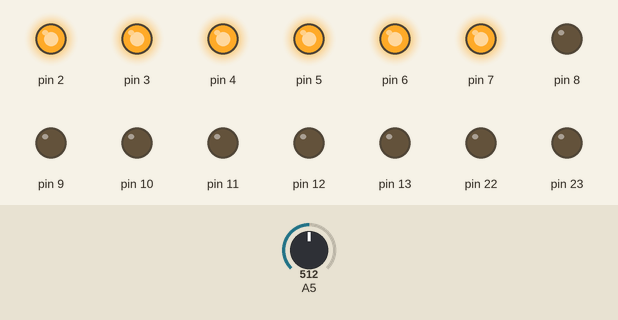
The sketch below on a simulated Arduino Uno, built with avr-gcc and run on an emulated ATmega328P. Parts: output pins drawn as LEDs (lit = HIGH). Inputs (shaded band) come from the test bench; at power-on: A5 = 512. Pins used as bus, display or sensor lines are not drawn; what the sketch prints to the serial monitor is not drawn.

Above: at 0.8 s.
0.9 s: A5 set to 27
2.4 s: A5 set to 21
At 3.1 s:
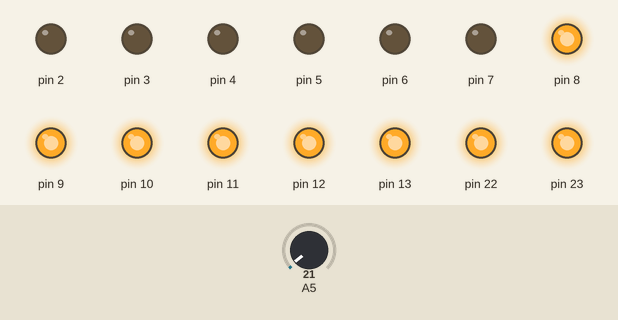
3.9 s: A5 set to 122
At 4.3 s:
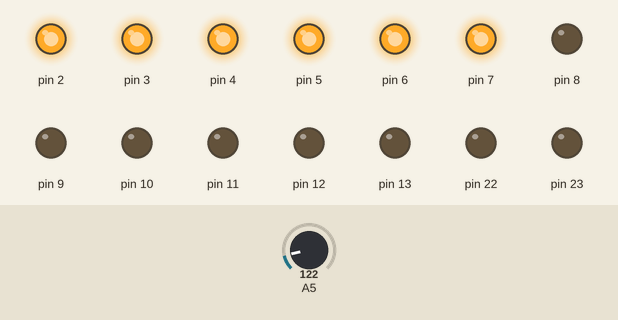
5.4 s: A5 set to 15
At 6.6 s:
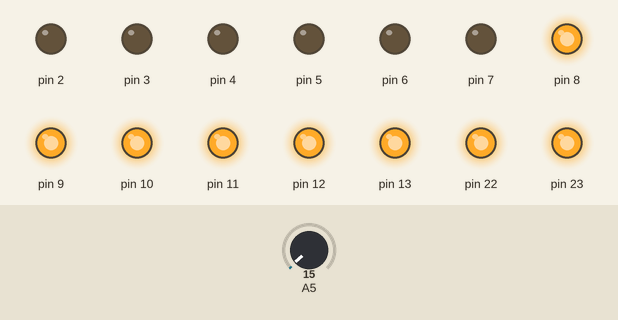
Timing chart, 0 to 7.9 s (numbered marks = the images above; inputs shaded):
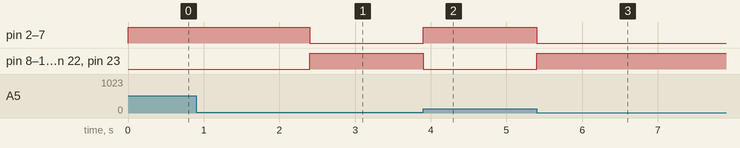

The sketch:

Exp_18_Obs_2.ino
```cpp
#include<avr/io.h>
#include<util/delay.h>
#define checkbit(x,y)((x)&(y))
#define bitn(p)(0x01<<(p))
int main(void)
{
  int HI;
  DDRB = 0xFF;
  DDRD = 0xFF;
  Serial.begin(2000000);
  while(1)
 {
  ADMUX =0x45;
  ADCSRA = 0xC7;
  while(checkbit(ADCSRA,bitn(ADSC)));
  HI=ADCW;
  Serial.println(HI);
  if(HI<25)
 {
  PORTB =0xFF;
  PORTD =0x00;
 }
  else
 {
  PORTB =0x00;
  PORTD =0xFF;
 }
}
}
```

Measured:
- the behaviour switches between 25 and 24 on A5 (found by bisection; images 0 and 1)
- after the input at 2.4 s, pin 2–7: HIGH → LOW at once; pin 8–13, pin 22, pin 23: LOW → HIGH at once
- after the input at 3.9 s, pin 2–7: LOW → HIGH at once; pin 8–13, pin 22, pin 23: HIGH → LOW at once
- after the input at 5.4 s, pin 2–7: HIGH → LOW at once; pin 8–13, pin 22, pin 23: LOW → HIGH at once
